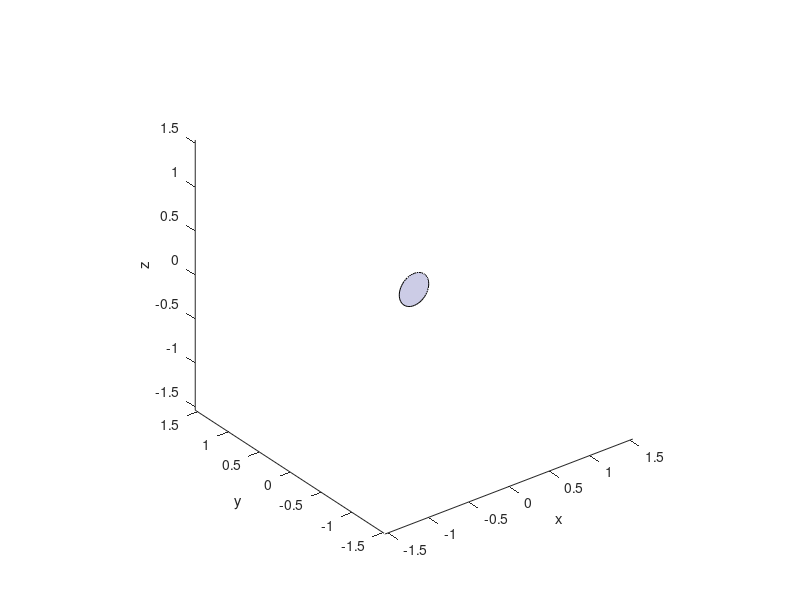

MATLAB code to generate this figure: (Note: this script raises an error after producing the figure.)
capas=3;
draw=true;

rt=2.560/2;%Radio del espejo principal (m): ref. Nordic Optical Telescope (NOT) -> 2.560 m
r=rt/(capas*2+1);%
%f=1;%Distancia focal del espejo completo.
f=5.12; %(NOT) -> 5.12 m
t=@(capas) linspace(0,2*pi,capas*6+1); %Coloca posiciones para n espejos en 2pi radianes

T={}; %Cell array donde cada elemento es un vector de radianes donde colocaremos cada fila de espejos
for i=1:capas
    T{end+1}=t(i);
    T{end}(end)=[]; %Elimina el ultimo elemento redundante (T(1)=T(end))
end


rESP0=[zeros(3*capas*(capas+1),3)];

if 3*capas*(capas+1)>2500
    input("Nº de espejos:" + (3*capas*(capas+1)+1) + ", continuar? ")
end

k=linspace(0,2*pi,50);
x=@(r,theta) r*cos(theta);
y=@(r,theta) r*sin(theta);
%v=[[x(r,0);y(r,0);0],[x(r,1);y(r,1);0],[x(r,2);y(r,2);0],[x(r,3);y(r,3);0],[x(r,4);y(r,4);0],[x(r,5);y(r,5);0]];
v=[x(r,k);0*k;y(r,k)];

if draw
    figure
    plot3(0,0,0)
    hold on

    axis equal
    xlim([-rt*(1+0.2),rt*(1+0.2)])
    ylim([-rt*(1+0.2),rt*(1+0.2)])
    zlim([-rt*(1+0.2),rt*(1+0.2)])

    xlabel('x')
    ylabel('y')
    zlabel('z')
    patch(v(1,:),v(2,:),v(3,:),[0.8 0.8 0.9])

    title("Nº Capas:" + capas + " Nº Espejos:" + (3*capas*(capas+1)+1))
    annotation('textbox', [0.77, 0.5, 0.7, 0.1], 'String', {"PARAMETROS DEL ESPEJO","Distancia focal: " + f + "m", "Diametro del espejo: " + rt*2 + "m", "Diametro por segmento:" + rt/(capas*2+1), "Porcentaje de superficie cubierta:" + round(((3*capas*(capas+1)+1)*r^2)/(rt^2)*100,2) + "%"}, 'FitBoxToText', 'on');
end

k=0; %Guarda cuantos objetos habia en las capas anteriores
for i=1:capas
    for j=1:length(T{i})
        rj=[i*2*r*sin(T{i}(j)),(i*2*r)^2/(4*f),i*2*r*cos(T{i}(j))];
        rESP0(k+j,:)=rj; %Añade a la lista de posiciones despues de los k anteriores elementos
        vj=v+rj';
        if draw
            patch(vj(1,:),vj(2,:),vj(3,:),[0.8 0.8 0.9])
        end
    end
    k=k+6*i; %Actualiza k con el numero de elementos de la capa
end

view(0,0)
rESP0=[0,f,0;0,0,0;rESP0];

clearvars -except rESP0 v

writematrix(rESP0,'Telescopio completo\Datos\coordenadasESP') %[Coordenadas del foco; Coordenadas de los espejos]
writematrix(v,'Telescopio completo\Datos\verticesESPvertical') %Coordenadas de los vertices de un hexagono centrado en [0,0,0]
